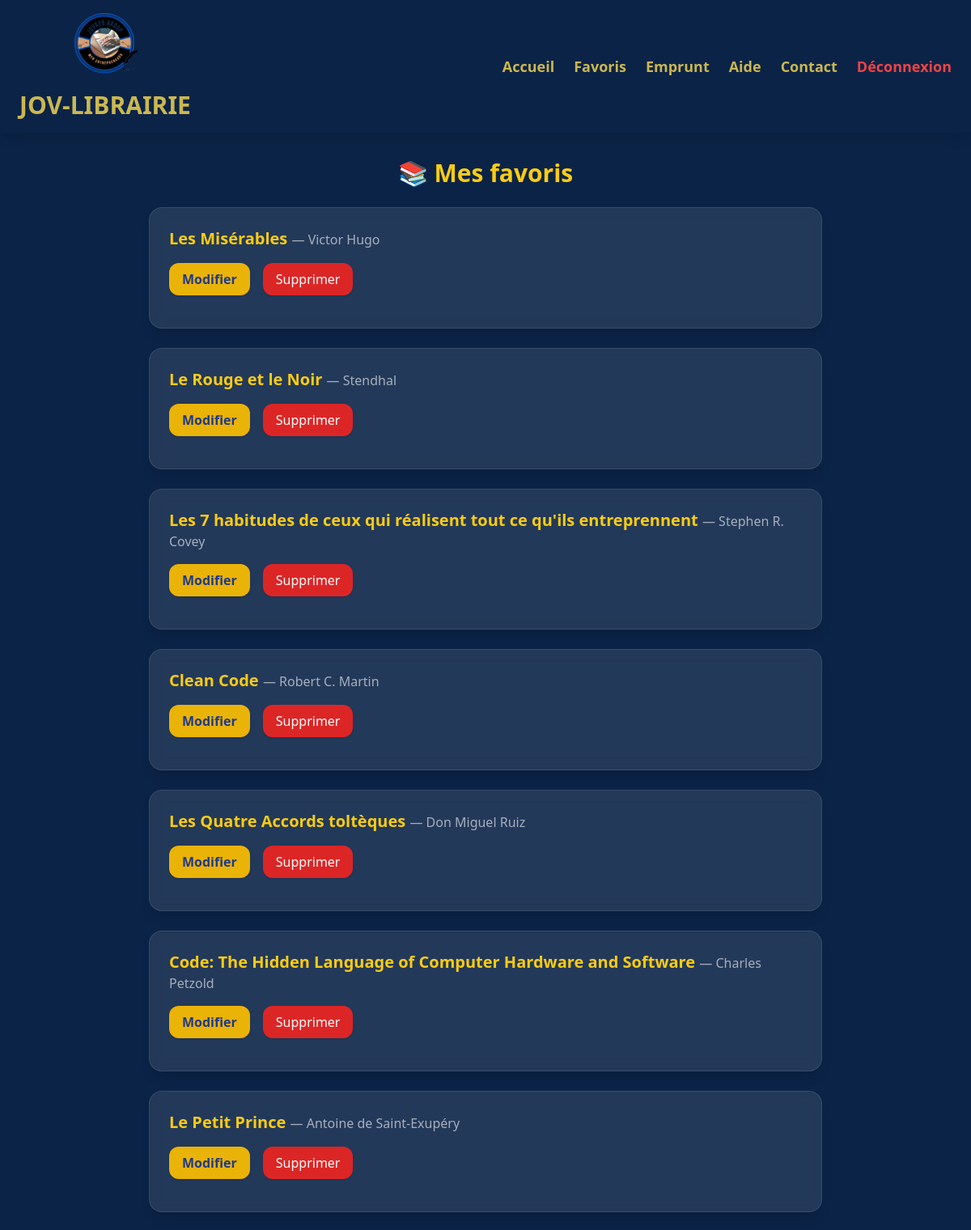
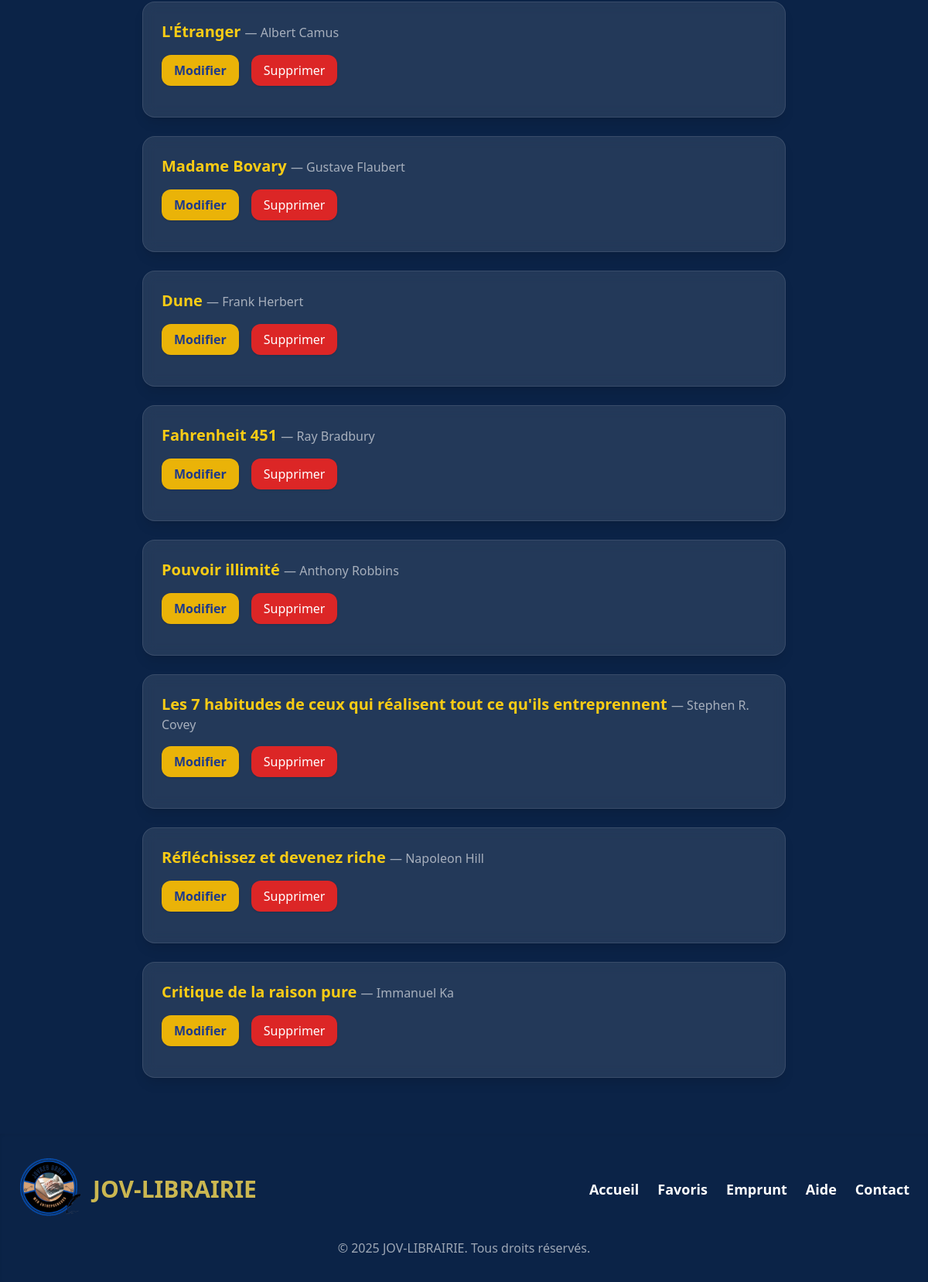
Page /favoris.php (signed in) on the committed database (2 pictures, top to bottom).
### tables this page shows
CREATE TABLE `favoris` (
  `Id` int(11) NOT NULL,
  `Id_utilisateur` int(11) NOT NULL,
  `Id_livre` int(11) NOT NULL,
  `Titre_perso` varchar(255) NOT NULL,
  `Auteur_perso` varchar(255) NOT NULL,
  `Note` int(11) NOT NULL,
  `Commentaire_TEXTE` text NOT NULL,
  `Date_ajout` datetime DEFAULT current_timestamp()
);

CREATE TABLE `livres` (
  `Id` int(11) NOT NULL,
  `Titre` varchar(255) NOT NULL,
  `Auteur` varchar(255) NOT NULL,
  `image` varchar(255) DEFAULT NULL,
  `description` text DEFAULT NULL,
  `Maison_d_edition` varchar(255) DEFAULT NULL,
  `Nombre_exemplaires` int(11) DEFAULT 1
);

### favoris.php (the view, shortened to what this page needs)
<?php
include "connexion.php";
include "header.php";
$user_id = $_SESSION['user_id'];
$favoris = mysqli_query($Login, "SELECT f.*, l.Titre, l.Auteur FROM favoris f JOIN livres l ON f.Id_livre=l.Id WHERE f.Id_utilisateur=$user_id");
?>
<section id="favoris" class="p-8 max-w-4xl mx-auto">
    <h2 class="text-3xl font-bold text-yellow-400 mb-6 text-center">📚 Mes favoris</h2>
    <ul class="space-y-6">
    <?php while ($fav = mysqli_fetch_assoc($favoris)): ?>
        <li class="bg-white/10 backdrop-blur border border-white/10 rounded-2xl p-6 shadow-lg text-white">
            <strong class="text-xl text-yellow-400">
                <?= htmlspecialchars($fav['Titre_perso'] ?: $fav['Titre']) ?>
            </strong>
            <span class="text-white/60">
                — <?= htmlspecialchars($fav['Auteur_perso'] ?: $fav['Auteur']) ?>
            </span>
            <div class="mt-4 flex gap-4">
                <form method="post">
                    <button type="submit" name="editer"
                        class="px-4 py-2 bg-yellow-500 text-blue-900 font-semibold rounded-xl shadow hover:bg-yellow-400 transition">
                         Modifier
                    </button>
                </form>
                <form method="post" onsubmit="return confirm('Voulez-vous vraiment supprimer ce favori ?');">
                    <button type="submit" name="supprimer_favori"
                        class="px-4 py-2 bg-red-600 text-white rounded-xl shadow hover:bg-red-500 transition">
                         Supprimer
                    </button>
                </form>
            </div>
        </li>
    <?php endwhile; ?>
    </ul>
</section>
<?php include "footer.php"; ?>

### header.php (shortened to what this page needs)
<!DOCTYPE html class="overflow-x-hidden" >
<html lang="fr">
<head>
    <script src="https://cdn.tailwindcss.com"></script>
</head>
<body class="bg-[var(--scolor)] text-white overflow-x-hidden">
<header class="w-full bg-[var(--scolor)] shadow-lg py-4 px-6 flex items-center justify-between overflow-x-hidden">
    <div class="flex items-center gap-4 flex-col">
        <img src="Jovkey-removebg-preview.png"
             class="w-20 transition-transform duration-300 hover:scale-125"
             alt="logo">
        <h1 class="text-3xl font-bold text-[var(--pcolor)] hover:text-white transition">
            <a href="index.php">JOV-LIBRAIRIE</a>
        </h1>
    </div>
    <nav>
        <ul id="navMenu" class="hidden md:flex gap-6 text-lg font-semibold">
            <li><a class="text-[var(--pcolor)] hover:text-white transition hover:scale-110" href="index.php">Accueil</a></li>
            <li><a class="text-[var(--pcolor)] hover:text-white transition hover:scale-110" href="favoris.php">Favoris</a></li>
            <li><a class="text-[var(--pcolor)] hover:text-white transition hover:scale-110" href="emprunt.php">Emprunt</a></li>
            <li><a class="text-[var(--pcolor)] hover:text-white transition hover:scale-110" href="aide.php">Aide</a></li>
            <li><a class="text-[var(--pcolor)] hover:text-white transition hover:scale-110" href="contact.php">Contact</a></li>
            <li><a class="text-red-500 hover:text-white transition hover:scale-110" href="deconnexion.php">Déconnexion</a></li>
        </ul>
    </nav>
</header>

### footer.php
<footer class="w-full bg-[var(--scolor)] text-white py-8 px-6 mt-10 shadow-inner overflow-x-hidden">
    <div class="max-w-7xl mx-auto flex flex-col md:flex-row justify-between items-center gap-6">
        <div class="flex items-center gap-4">
            <img src="Jovkey-removebg-preview.png" alt="logo" class="w-16 md:w-20">
            <h2 class="text-2xl md:text-3xl font-bold text-[var(--pcolor)]">
                <a href="index.php" class="hover:text-white transition">JOV-LIBRAIRIE</a>
            </h2>
        </div>
        <nav>
            <ul class="flex flex-col md:flex-row gap-4 md:gap-6 text-lg font-semibold text-center">
                <li><a class="hover:text-[var(--pcolor)] transition" href="index.php">Accueil</a></li>
                <li><a class="hover:text-[var(--pcolor)] transition" href="favoris.php">Favoris</a></li>
                <li><a class="hover:text-[var(--pcolor)] transition" href="emprunt.php">Emprunt</a></li>
                <li><a class="hover:text-[var(--pcolor)] transition" href="aide.php">Aide</a></li>
                <li><a class="hover:text-[var(--pcolor)] transition" href="contact.php">Contact</a></li>
            </ul>
        </nav>
    </div>
    <div class="mt-6 text-center text-white/60 text-sm md:text-base">
        &copy; <?= date("Y") ?> JOV-LIBRAIRIE. Tous droits réservés.
    </div>
</footer>

### header.php (style rules this page uses)
:root { --pcolor: rgb(203,183,81); --scolor: #0b2347; }

### rows in the picture
favoris: Id_livre.Titre "Les Misérables", Id_livre.Auteur "Victor Hugo"
favoris: Id_livre.Titre "Le Rouge et le Noir", Id_livre.Auteur "Stendhal"
favoris: Id_livre.Titre "Les 7 habitudes de ceux qui réalisent tout ce qu'ils entreprennent", Id_livre.Auteur "Stephen R. Covey"
favoris: Id_livre.Titre "Clean Code", Id_livre.Auteur "Robert C. Martin"
favoris: Id_livre.Titre "Les Quatre Accords toltèques", Id_livre.Auteur "Don Miguel Ruiz"
favoris: Id_livre.Titre "Code: The Hidden Language of Computer Hardware and Software", Id_livre.Auteur "Charles Petzold"
favoris: Id_livre.Titre "Le Petit Prince", Id_livre.Auteur "Antoine de Saint-Exupéry"
favoris: Id_livre.Titre "L'Étranger", Id_livre.Auteur "Albert Camus"
favoris: Id_livre.Titre "Madame Bovary", Id_livre.Auteur "Gustave Flaubert"
favoris: Id_livre.Titre "Dune", Id_livre.Auteur "Frank Herbert"
favoris: Id_livre.Titre "Fahrenheit 451", Id_livre.Auteur "Ray Bradbury"
favoris: Id_livre.Titre "Pouvoir illimité", Id_livre.Auteur "Anthony Robbins"
favoris: Id_livre.Titre "Les 7 habitudes de ceux qui réalisent tout ce qu'ils entreprennent", Id_livre.Auteur "Stephen R. Covey"
favoris: Id_livre.Titre "Réfléchissez et devenez riche", Id_livre.Auteur "Napoleon Hill"
favoris: Titre_perso "Critique de la raison pure", Auteur_perso "Immanuel Ka"
